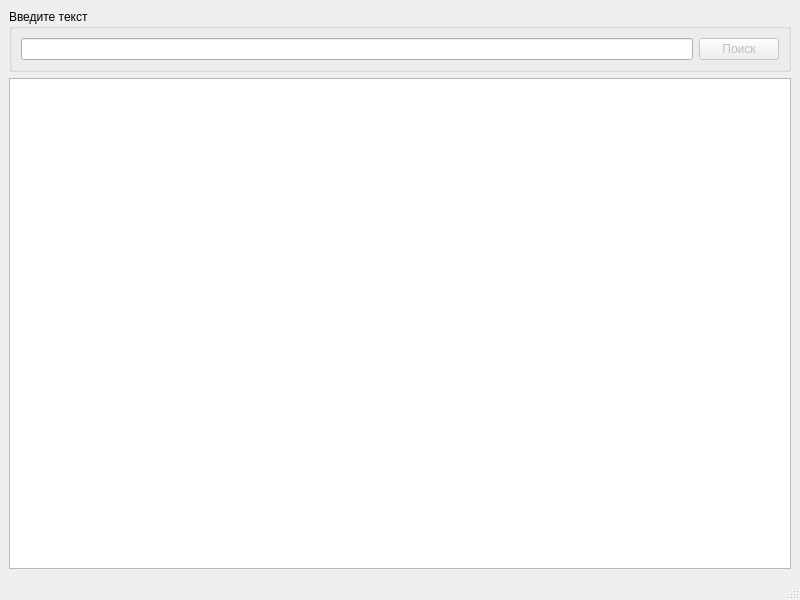
<?xml version="1.0" encoding="UTF-8"?>
<ui version="4.0">
 <class>MainWindow</class>
 <widget class="QMainWindow" name="MainWindow">
  <property name="geometry">
   <rect>
    <x>0</x>
    <y>0</y>
    <width>800</width>
    <height>600</height>
   </rect>
  </property>
  <property name="windowTitle">
   <string>Поисковик</string>
  </property>
  <widget class="QWidget" name="centralwidget">
   <layout class="QVBoxLayout" name="verticalLayout">
    <item>
     <widget class="QGroupBox" name="gB_Search">
      <property name="title">
       <string>Введите текст</string>
      </property>
      <layout class="QHBoxLayout" name="horizontalLayout">
       <item>
        <widget class="QLineEdit" name="lE_Search"/>
       </item>
       <item>
        <widget class="QPushButton" name="pB_Search">
         <property name="enabled">
          <bool>false</bool>
         </property>
         <property name="text">
          <string>Поиск</string>
         </property>
        </widget>
       </item>
      </layout>
     </widget>
    </item>
    <item>
     <widget class="QTextEdit" name="tE_Reply"/>
    </item>
   </layout>
  </widget>
  <widget class="QMenuBar" name="menubar">
   <property name="geometry">
    <rect>
     <x>0</x>
     <y>0</y>
     <width>800</width>
     <height>22</height>
    </rect>
   </property>
  </widget>
  <widget class="QStatusBar" name="statusbar"/>
 </widget>
 <resources/>
 <connections/>
</ui>
